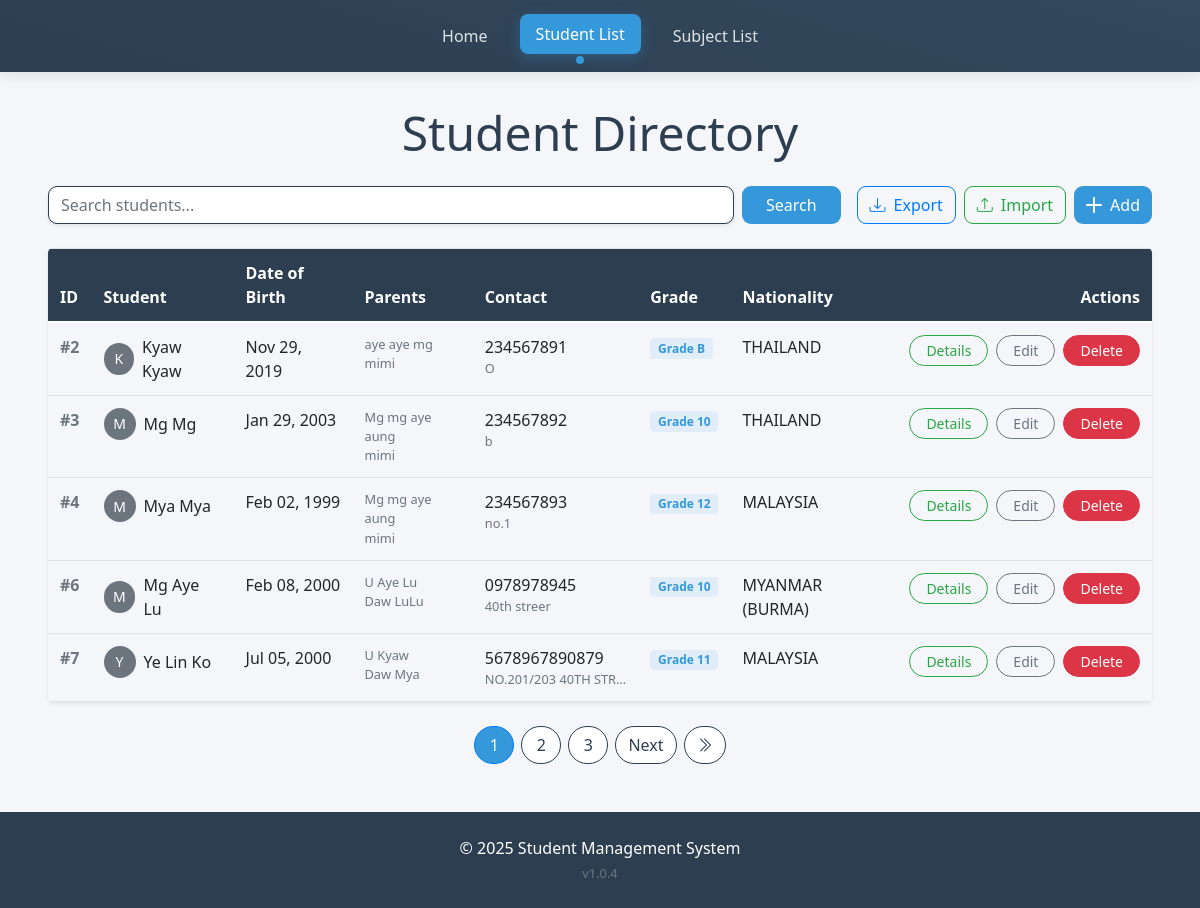
The page /management/ on the database as committed earlier.
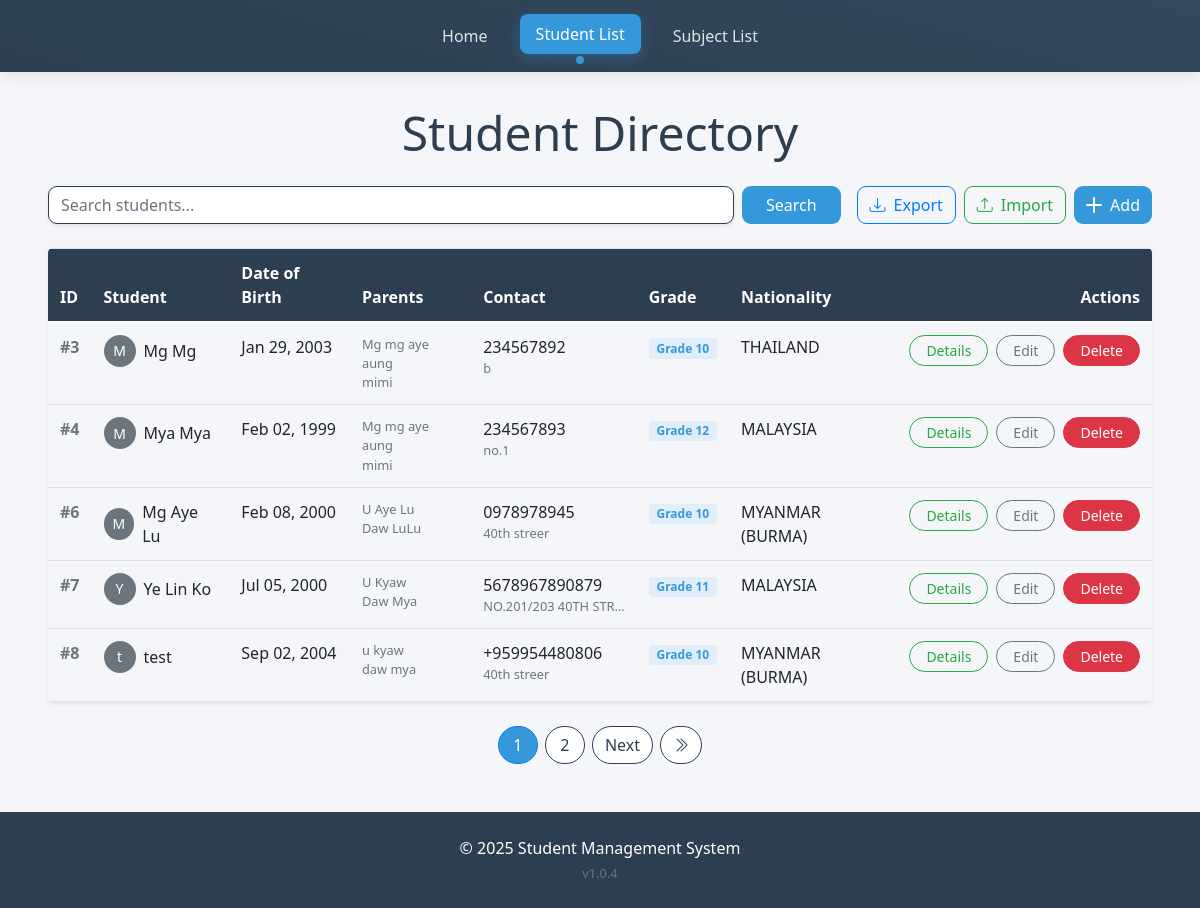
The same page on the database as committed later.
### student_app/models.py (models this page shows, shortened)
class Student(models.Model):
    name = models.CharField(max_length=100)
    dob = models.DateField()  # Date of Birth
    nrc = models.CharField(max_length=50, unique=True)  # National Registration Card number (assuming it's unique)
    father_name = models.CharField(max_length=100)
    mother_name = models.CharField(max_length=100)
    phone = models.CharField(max_length=15)  # Phone number
    address = models.TextField()  # Long address details
    grade = models.CharField(max_length=10)  # Grade (A, B, etc.)
    country = models.CharField(max_length=100)
    class Meta:
        verbose_name = "Student"
        verbose_name_plural = "Students"

### student_app/views.py (the view)
# urls.py: path('', views.student_list, name='student_list'),  # Home page or Student List page
def student_list(request):
    query = request.GET.get('q', '')  # Get the search query from the URL
    students = Student.objects.all()
    if query:
        students = students.filter(name__icontains=query)  # Filter students by name (case-insensitive)
    paginator = Paginator(students, 5)  # Show 10 students per page
    page_number = request.GET.get('page')
    page_obj = paginator.get_page(page_number)
    return render(request, 'student/student_list.html', {'page_obj': page_obj, 'query': query})

### templates/student/student_list.html (shortened to what the changed rows need)
{% extends 'base.html' %}
{% block content %}
<div class="container-main">
  <h2 class="display-5 text-center mb-4" style="color: var(--primary-color);">Student Directory</h2>
  <div class="table-responsive rounded-3 shadow-sm d-none d-md-block">
    <table class="table table-hover align-middle mb-0">
      <thead class="sticky-top" style="background: var(--primary-color); color: white;">
        <tr>
          <th>ID</th>
          <th>Student</th>
          <th>Date of Birth</th>
          <th>Parents</th>
          <th>Contact</th>
          <th>Grade</th>
          <th>Nationality</th>
          <th class="text-end">Actions</th>
        </tr>
      </thead>
      <tbody>
        {% for student in page_obj %}
        <tr style="cursor: pointer; ">
          <td class="fw-bold text-muted">#{{ student.id }}</td>
          <td>
            <div class="d-flex align-items-center gap-2">
              <div
                class="avatar-sm bg-secondary text-white rounded-circle d-flex align-items-center justify-content-center">
                {{ student.name|first }}
              </div>
              {{ student.name }}
            </div>
          </td>
          <td>{{ student.dob|date:"M d, Y" }}</td>
          <td>
            <div class="text-muted small">
              <div>{{ student.father_name }}</div>
              <div>{{ student.mother_name }}</div>
            </div>
          </td>
          <td>
            <div class="text-nowrap">
              <div>{{ student.phone }}</div>
              <div class="text-muted small">{{ student.address|truncatechars:20 }}</div>
            </div>
          </td>
          <td>
            <span class="badge bg-primary-subtle text-primary">
              Grade {{ student.grade }}
            </span>
          </td>
          <td>{{ student.country|upper }}</td>
          <td class="text-end">
            <div class="d-flex gap-2 justify-content-end">
              <a href="{% url 'student_detail' student.id %}" class="btn btn-sm btn-outline-success px-3"
                style="border-radius: 20px;">
                Details
              </a>
              <a href="{% url 'edit_student' student.id %}" class="btn btn-sm btn-outline-secondary px-3"
                style="border-radius: 20px;">
                Edit
              </a>
              <a href="{% url 'delete_student' student.id %}" class="btn btn-sm btn-danger px-3"
                style="border-radius: 20px;">
                Delete
              </a>
            </div>
          </td>
        </tr>
        {% endfor %}
      </tbody>
    </table>
  </div>
  <nav class="mt-4">
    <ul class="pagination justify-content-center">
      {% for num in page_obj.paginator.page_range %}
      {% if page_obj.number == num %}
      <li class="page-item active">
        <span class="page-link" style="border-radius: 20px; margin-right: 8px; background: var(--secondary-color);">
          {{ num }}
        </span>
      </li>
      {% else %}
      <li class="page-item">
        <a class="page-link" href="?page={{ num }}&q={{ query }}" style="border-radius: 20px; margin-right: 8px;">
          {{ num }}
        </a>
      </li>
      {% endif %}
      {% endfor %}
    </ul>
  </nav>
</div>
{% endblock %}

Rows that differ between the two databases and show on the page:
removed Student: id "2", name|first "K", name "Kyaw Kyaw", dob "Nov 29, 2019", father_name "aye aye mg", mother_name "mimi", phone "234567891", address "O", grade "B", country "THAILAND"
now on this page (row unchanged): Student: id "8", name|first "t", name "test", dob "Sep 02, 2004", father_name "u kyaw", mother_name "daw mya", phone "+959954480806", address "40th streer", grade "10", country "MYANMAR (BURMA)"
Other text that changed with them:
list line gone: "3"
